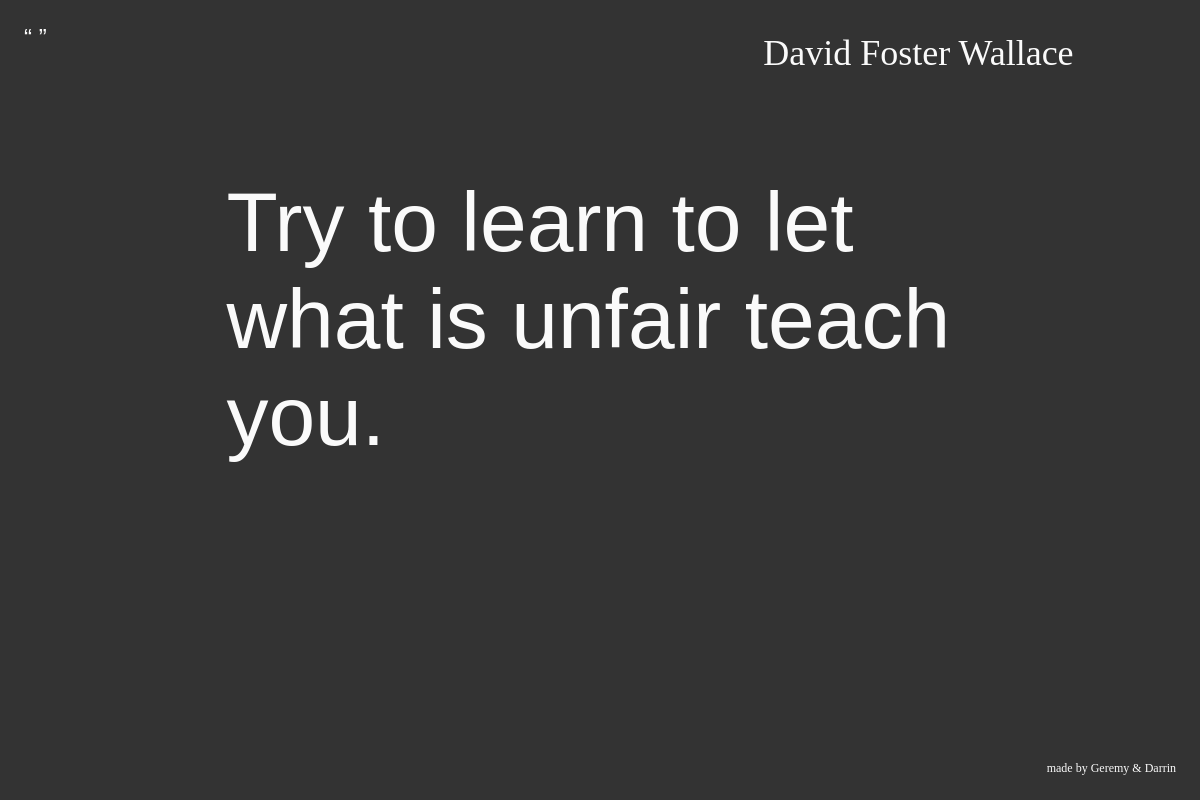
The page /person/2/ on the database its author committed.
### people/models.py (models this page shows, shortened)
class Person(models.Model):
    person_name = models.CharField(max_length=200)
    slug = models.SlugField()
    wiki = models.URLField('Authors Wikipedia Page')
    pub_date = models.DateTimeField('date published',default=datetime.datetime.now())
    updated_date = models.DateTimeField(default=datetime.datetime.now())
    def __str__(self):              # __unicode__ on Python 2
        return self.person_name

class Quote(models.Model):
    person = models.ForeignKey(Person)
    slug = models.SlugField()
    quote_text = models.TextField()
    source = models.TextField()
    topics = models.CharField(max_length=200)
    date = models.CharField(max_length=5)
    pub_date = models.DateTimeField('date published', default=datetime.datetime.now())
    updated_date = models.DateTimeField(default=datetime.datetime.now())

### people/views.py (the view)
# urls.py: url(r'^(?P<person_id>\d+)/$', views.person_detail, name='person_detail'),
def person_detail(request, person_id):
    person = get_object_or_404(Person, pk=person_id)
    quotes = get_list_or_404(Quote, person=person)
    return render(request, 'people/detail.html', {
        'person': person,
        'quotes': quotes,
        })

### people/templates/people/detail.html
{% extends "base.html" %}
{% block content %}
    <h2 class="person"><a target="_blank" title="Learn More on {{ person }}'s Wikipedia Page" href="{{ person.wiki }}">{{ person }}</a></h2>
    {% if quotes %}
        <ul>
        {% for quote in quotes %}
            <li class="quote"><a  href="{% url 'quote_detail' quote.person.id quote.id %}">{{ quote.quote_text }}</a></li>
        {% endfor %}
        </ul>
    {% else %}
        <p>No quotes are available.</p>
    {% endif %}
{% endblock content %}

### people/templates/base.html (style rules this page uses)
html { color: #fafafa; background-color: #333; text-align: center; font-size: 24px; padding-top: 24px; font-family:"Futura", serif; }
a { color: #fafafa; text-decoration: none; }
.quote { font-family: Cooper Black, Arial Black, Sans-Serif; font-size: 84px; font-weight: 100; padding: 100px 100px 50px 100px; max-width: 80%; margin: auto; text-align: left; }
.person { font-weight: 100; text-align: right; max-width: 80%; margin: auto; }
li { list-style: none; padding: 100px; width: 100%; box-sizing: border-box; font-size: 48px; font-family: Cooper Black, Arial Black, Sans-Serif; }
ul { margin: 0; padding: 0; }

### rows shown on the page
Person: person_name "David Foster Wallace"
Quote: quote_text "Try to learn to let what is unfair teach you."
